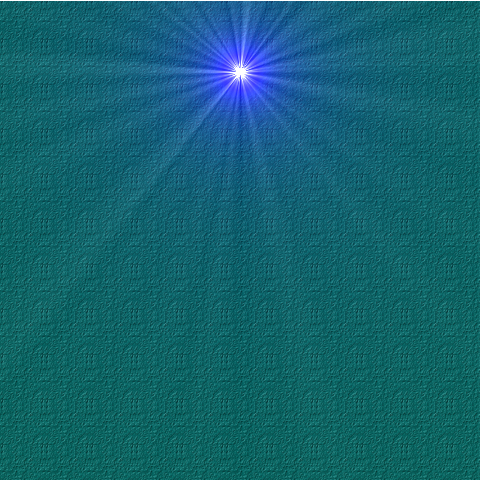
#> input picture images/bg_images/generic1.png, 480 x 480 px
$ python __main__.py
#> lines starting #> are read from the running program, lines starting #| are printed output that depends on the picture
### transform_scripts.py
# TRANSFORM_SCRIPTS.py

# Built with python 3, dependencies installed with pip
# library to generate images - Pillow
# https://pillow.readthedocs.io/en/stable/installation.html
from PIL import Image

# library to interact with the operating system
import os

# gets path to be used in image creation mechanism, using os
dirname = os.path.dirname(__file__)

# library to generate random integer values
from random import randint

# Import required image modules
from PIL import Image

# import for progress bar
from tqdm import tqdm

# dimensions = 480, 480

#Function that generates base image files, and base image backgrounds
def generate_bg(y):
#> called with y = 10
    for x in tqdm(range(0,y), desc="GENERATING BACKGROUNDS   "):
        # create variables for background images
        genericbg1 = Image.open(os.path.join(dirname + "/images/bg_images/generic1.png"))
#> genericbg1 is the input picture: PIL image 480x480 RGBA; mean R, G, B, A 19.2, 98.2, 111.4, 254.5
        genericbg2 = Image.open(os.path.join(dirname + "/images/bg_images/generic2.png"))
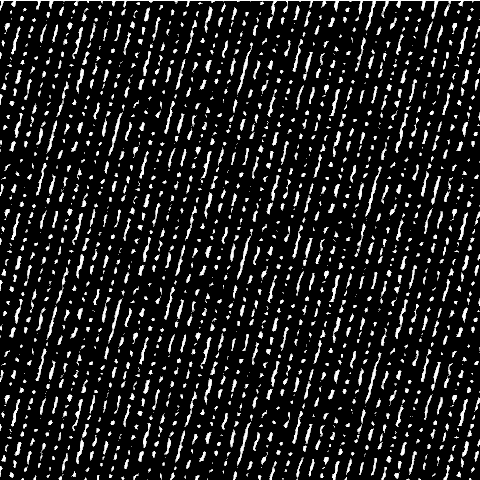
#> input picture images/bg_images/generic2.png, 480 x 480 px
#> genericbg2 is the input picture: PIL image 480x480 RGBA; mean R, G, B, A 30, 30, 30, 254.5
        genericbg3 = Image.open(os.path.join(dirname + "/images/bg_images/generic3.png"))
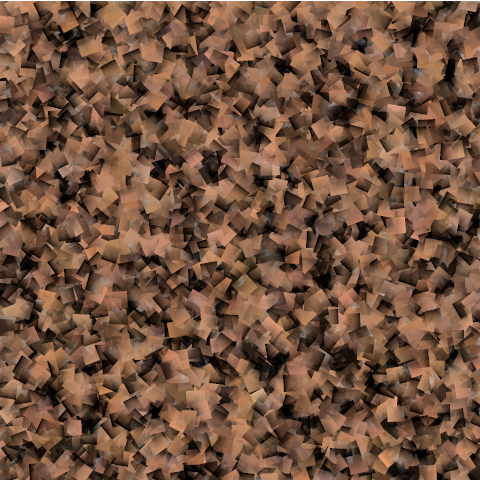
#> input picture images/bg_images/generic3.png, 480 x 480 px
#> genericbg3 is the input picture: PIL image 480x480 RGBA; mean R, G, B, A 108.9, 75.8, 55.6, 246.2
        genericbg4 = Image.open(os.path.join(dirname + "/images/bg_images/generic4.png"))
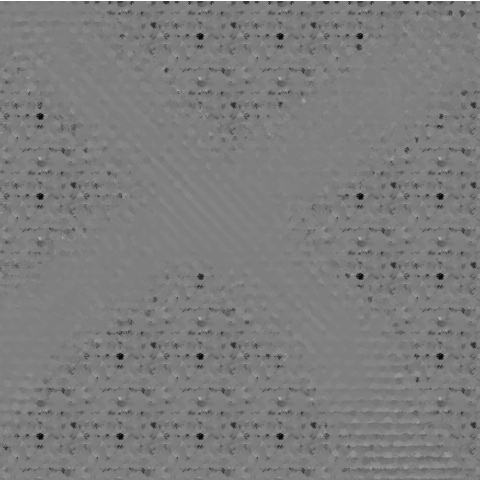
#> input picture images/bg_images/generic4.png, 480 x 480 px
#> genericbg4 is the input picture: PIL image 480x480 RGBA; mean R, G, B, A 123.8, 123.8, 123.8, 254.5
        genericbg5 = Image.open(os.path.join(dirname + "/images/bg_images/generic5.png"))
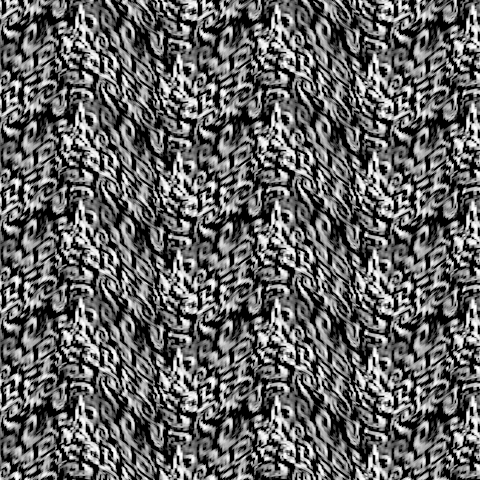
#> input picture images/bg_images/generic5.png, 480 x 480 px
#> genericbg5 is the input picture: PIL image 480x480 RGBA; mean R, G, B, A 98.9, 98.9, 98.9, 255
        genericbg6 = Image.open(os.path.join(dirname + "/images/bg_images/generic6.png"))
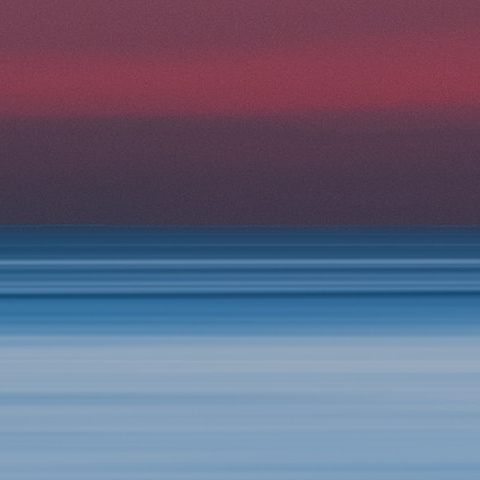
#> input picture images/bg_images/generic6.png, 480 x 480 px
#> genericbg6 is the input picture: PIL image 480x480 RGBA; mean R, G, B, A 99.9, 99.9, 125.8, 255
#> (the run stopped early here; a loop or call above may not have finished)
